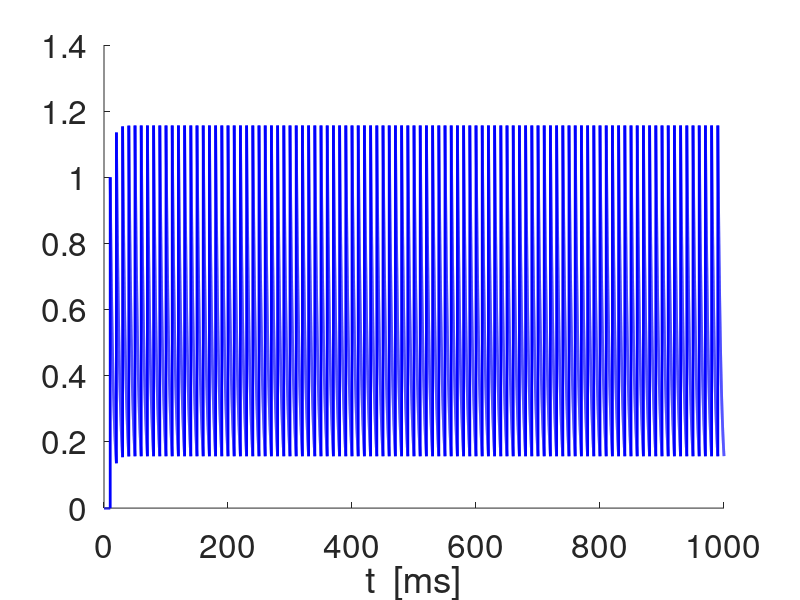
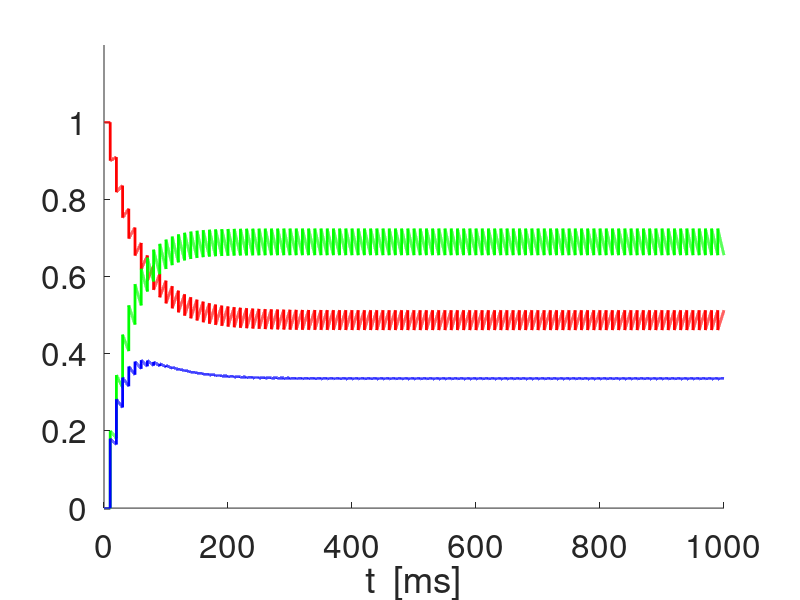
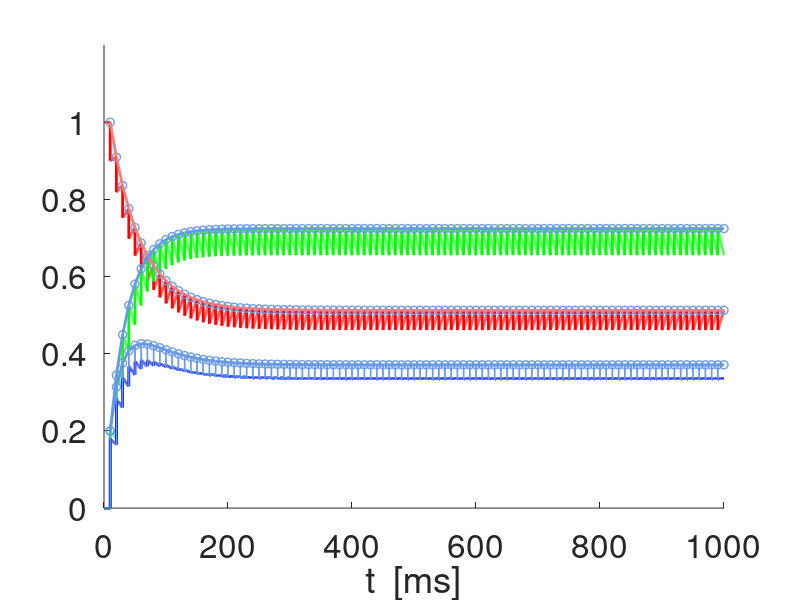
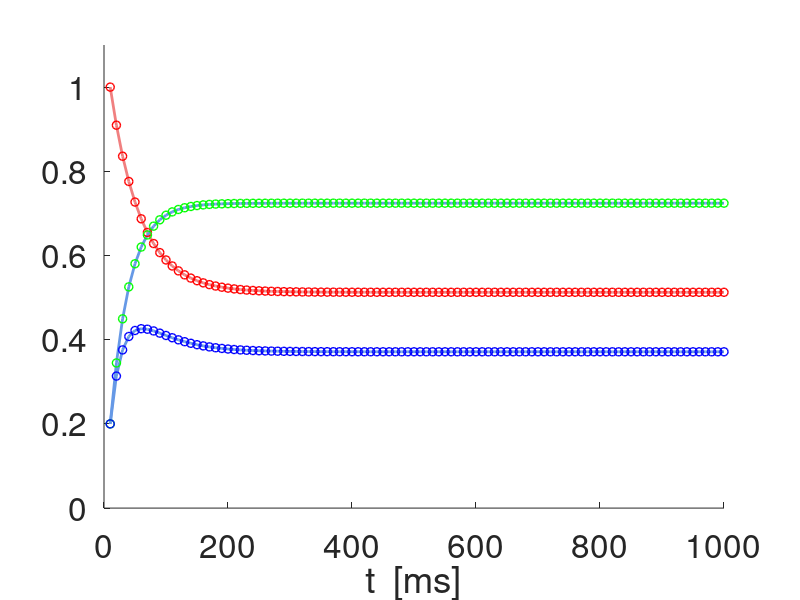

The MATLAB script that drew these images, in order:
% 2020-01-08

% Synaptic depression and facilitation models 
% (Dayan & Abbott, see Ermentrout & Terman book, Chapter 7) 

clearvars;
close all;

lightblueish = [.4 .6 .9];
lightcoral = [0.94 0.5 0.5];
lightgray = [.7 .7 .7];

% Parameters

taudec = 5;
taudep = 100;
taufac = 100;
adep = 0.1;
afac = 0.2;
Xinf = 1;
Zinf = 0;

% Time definitions

Tmax = 1000;
dt = 0.01;
t = 0:dt:Tmax;

% Input spike definitions

SpkFreqin = 100;
SpkPerin = 1000/SpkFreqin;
Nspk = floor(Tmax/SpkPerin);
tspk = (1:Nspk)*SpkPerin;



% Synaptic dynamics (no short-term plasticity)

S = zeros(1,length(t));

jspk = 1;
for j=1:length(t)-1
    k1s = -S(j)/taudec;
    as = S(j)+k1s*dt;
    k2s = -as/taudec;
    S(j+1) = S(j)+(k1s+k2s)*dt/2;
    if t(j)> tspk(jspk)
        S(j+1) = S(j+1)+1;
        jspk = jspk+1;
    end
end

figure
hold on
plot(t,S,'-b','linewidth',2);
set(gca,'fontsize',24);
xlabel('t  [ms]');

% Synaptic short-term plasticity

x = zeros(1,length(t));
z = zeros(1,length(t));

x(1) = 1;
z(1) = 0;
jspk = 1;
for j=1:length(t)-1
    k1x = (Xinf-x(j))/taudep;
    k1z = (Zinf-z(j))/taufac;
    ax = x(j)+k1x*dt;
    az = z(j)+k1z*dt;
    k2x = (Xinf-ax)/taudep;
    k2z = (Zinf-az)/taufac;
    x(j+1) = x(j)+(k1x+k2x)*dt/2;
    z(j+1) = z(j)+(k1z+k2z)*dt/2;
    if t(j)>= tspk(jspk)
        x(j+1) = x(j+1)-adep*x(j);
        z(j+1) = z(j+1)+afac*(1-z(j+1));
        jspk = jspk+1;
    end
end

m(1) = 0;
for j=2:length(t)
    m(j) = x(j-1)*z(j);
end

% x-, z- and m-traces (m=DeltaS)

figure
hold on
plot(t,x,'-r','linewidth',2);
plot(t,z,'-g','linewidth',2);
plot(t,x.*z,'-b','linewidth',2);
axis([0 Tmax 0 1.2]);
set(gca,'fontsize',24);
xlabel('t  [ms]');

% x-, z- and m-traces (m=DeltaS) + peaks

figure
hold on
plot(t,x,'-r','linewidth',2);
plot(t,z,'-g','linewidth',2);
plot(t,x.*z,'-b','linewidth',2);
plot(t,m,'-','Color',lightblueish,'linewidth',1);
%plot(t,m,'-b','linewidth',2);
axis([0 Tmax 0 1.2]);
set(gca,'fontsize',24);
xlabel('t  [ms]');


% Sequence of peaks computed from the analytical solutions to the
% differential equations using the previous sequence values to generate the
% current ones (instead of the previous values in the differential
% equation discretization). 

Dtatspkin = SpkPerin;
Tspkmax = floor(Tmax/SpkPerin);
tspk = [SpkPerin:SpkPerin:Tspkmax*SpkPerin];


    
Pdep =  exp(-Dtatspkin/taudep);
Pfac =  exp(-Dtatspkin/taufac);
X = zeros(1,Tspkmax);
Z = zeros(1,Tspkmax);
Zaux = zeros(1,Tspkmax);
X(1) = 1;
Z(1) = afac;
for j=1:Tspkmax-1
    X(j+1) = Xinf+((1-adep)*X(j)-Xinf)*Pdep;       
    Z(j+1) = (1-afac)*(Zinf+(Z(j)-Zinf)*Pfac)+afac;
end
M = X.*Z;
jspk = floor(tspk/dt);
Xfp = (1-Pdep)*Xinf/(1-(1-adep)*Pdep);
Zfp = ((1-Pfac)*(1-afac)*Zinf+afac)/(1-(1-afac)*Pfac);


plot(tspk,X,'o','Color',lightblueish,'linewidth',1);
plot(tspk,Z,'o','Color',lightblueish,'linewidth',1);
plot(tspk,M,'o','Color',lightblueish,'linewidth',1);



% Approximation of the Peak sequences by the toy model functions
% F = A+(1-A)*exp(-(t-tspk(1))/sigmadep)
% G = B*(1-C*exp(-(t-tspk(1))/sigmadep)

Fcut = 0.5*(X(1)-Xfp)+Xfp;
for k=2:length(tspk)
    if X(k)<Fcut
        kaux = k;    
        break
    end
end
sgmadep = (tspk(kaux)-tspk(1))/log((1-Xfp)/(X(kaux)-Xfp));
F = Xfp+(1-Xfp)*exp(-(tspk-tspk(1))/sgmadep);
E = sum((X-F).^2);

Gcut = 0.5*(Zfp-Z(1))+Z(1);
for k=2:length(tspk)
    if Z(k)>Gcut
        kaux = k;    
        break
    end
end

C = 1-afac/Zfp;
sgmafac = (tspk(kaux)-tspk(1))/log(Zfp*C/(Zfp-Z(kaux)));
G = Zfp*(1-C*exp(-(tspk-tspk(1))/sgmafac));
E = sum((Z-G).^2);
H = F.*G;
plot(tspk,F,'-','Color',lightcoral,'linewidth',2);
plot(tspk,G,'-','Color',lightblueish,'linewidth',2);
plot(tspk,H,'-','Color',lightblueish,'linewidth',2);
Hexpanded = Zfp*(Xfp-Xfp*C*exp(-(tspk-tspk(1))/sgmafac)+(1-Xfp)*exp(-(tspk-tspk(1))/sgmadep)-(1-Xfp)*C*exp(-(tspk-tspk(1))*(1/sgmadep+1/sgmafac)));
Hcut = Zfp*(Xfp-Xfp*C*exp(-(tspk-tspk(1))/sgmafac)+(1-Xfp)*exp(-(tspk-tspk(1))/sgmadep));
%plot(tspk,Hexpanded,'-k','linewidth',1);
%plot(tspk,Hcut,'-','Color',lightgray,'linewidth',1);



figure
hold on
plot(tspk,F,'-','Color',lightcoral,'linewidth',2);
plot(tspk,G,'-','Color',lightblueish,'linewidth',2);
plot(tspk,H,'-','Color',lightblueish,'linewidth',2);
plot(tspk,X,'or','linewidth',1);
plot(tspk,Z,'og','linewidth',1);
plot(tspk,M,'ob','linewidth',1);
axis([0 Tmax 0  1.1]);
set(gca,'fontsize',24);
xlabel('t  [ms]');

figure
hold on
plot(tspk,F,'-r','linewidth',2);
plot(tspk,G,'-g','linewidth',2);
plot(tspk,H,'-b','linewidth',2);
plot(tspk,X,'or','linewidth',1);
plot(tspk,Z,'og','linewidth',1);
plot(tspk,M,'ob','linewidth',1);
axis([0 Tmax 0  1.1]);
legend('X_n','Z_n','\DeltaS_n')
set(gca,'fontsize',24);
xlabel('t  [ms]');



% figure
% hold on
% % plot([1:Tspkmax],X,'or','linewidth',2);
% % plot([1:Tspkmax],Z,'og','linewidth',2);
% % plot([1:Tspkmax],M,'ob','linewidth',2);
% plot(tspk,X,'-or','linewidth',1);
% plot(tspk,Z,'-og','linewidth',1);
% plot(tspk,M,'-ob','linewidth',1);
% axis([0 Tmax 0 1.2]);
% set(gca,'fontsize',24);
% xlabel('t_{spk}  [ms]');


%%%%%%%%%%%%%%%%%%%%%%%%%%%%%%%%%%%%%%%%%%%%%%%%%%%%%%%%

TOY = 0;
if TOY == 1

    % Toy-function model

    taudep=10;
    taufac = 1;
    B = 1;
    A = 0.2;
    C = 0.8;
    alpha=10;
    Ttmax = 10;
    tt = 0:0.01:Ttmax;
    f = A+(1-A)*exp(-tt/taudep);
    g = B*(1-C*exp(-tt/taufac));
    H = f.*g;


    % Rescaled toy-function model

    A = 0.2;
    C = 0.8;
    tau = 1;
    f = A+(1-A)*exp(-tt/tau);
    g = 1-C*exp(-tt);
    H = f.*g;

    figure
    hold on
    plot(tt,f,'-r','linewidth',2);
    plot(tt,g,'-g','linewidth',2);
    plot(tt,H,'-b','Color',lightblueish,'linewidth',2)
    plot(tt,H,'-b','linewidth',2)
    axis([0 Ttmax 0 1.2]);
    set(gca,'fontsize',24);
    xlabel('t  [ms]');

end
